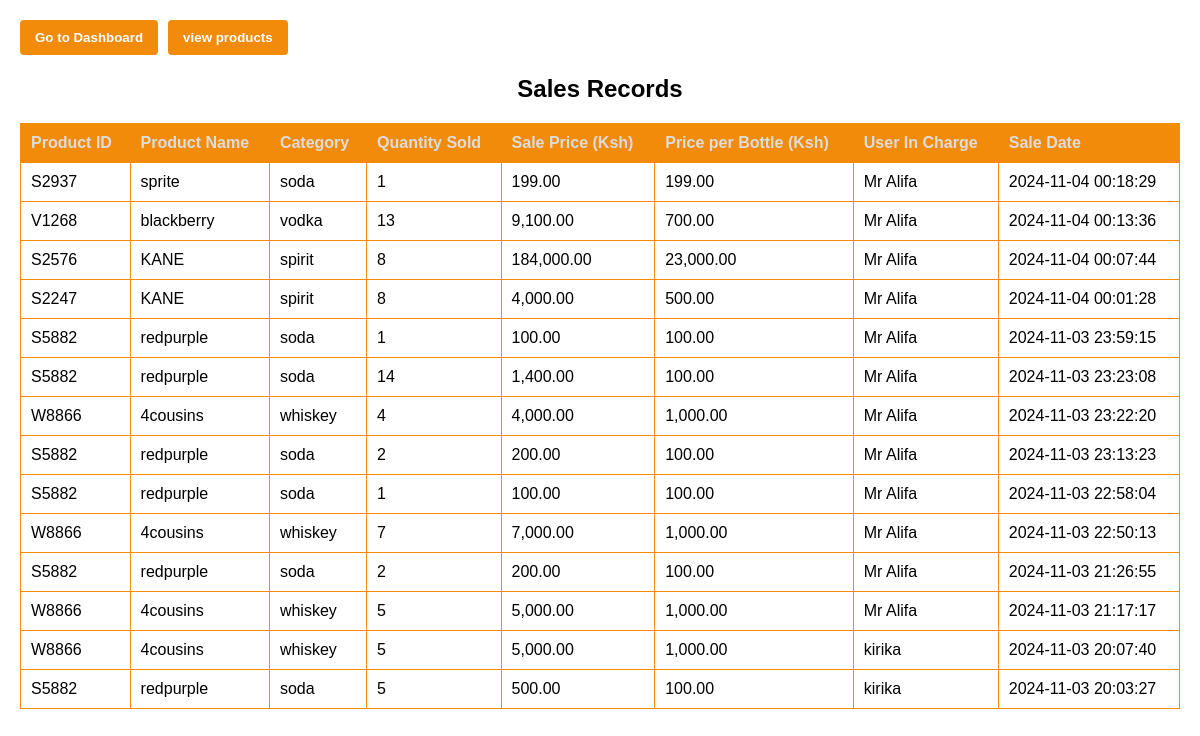
Screenshot of /PROJECTLIGHT/asale.php with the database file from the repository.
### tables this page shows
CREATE TABLE `sales` (
  `sale_id` int(11) NOT NULL,
  `product_id` varchar(50) NOT NULL,
  `quantity_sold` int(11) NOT NULL,
  `kshSold` decimal(10,2) NOT NULL,
  `userIncharge` varchar(50) NOT NULL,
  `category` varchar(50) NOT NULL,
  `product_name` varchar(100) NOT NULL,
  `sale_date` timestamp NOT NULL DEFAULT current_timestamp(),
  `price_per_bottle` decimal(10,2) NOT NULL
);

### PROJECTLIGHT/asale.php (the view, shortened to what this page needs)
<?php
$servername = "localhost";
$dbname = "PROJECTLIGHT";
$username = "root";
$password = "";
$conn = new mysqli($servername, $username, $password, $dbname);
$salesQuery = "SELECT product_id, product_name, category, quantity_sold, kshSold, price_per_bottle, userIncharge, sale_date
               FROM sales ORDER BY sale_date DESC";
$result = $conn->query($salesQuery);
?>
<!DOCTYPE html>
<html lang="en">
<head>
</head>
<body>
<div class="navigation-buttons">
    <button onclick="location.href='admin.php'">Go to Dashboard</button>
    <button onclick="location.href='ayour_form_page.php'">view products</button>
</div>
<h2>Sales Records</h2>
<table>
    <thead>
        <tr>
            <th>Product ID</th>
            <th>Product Name</th>
            <th>Category</th>
            <th>Quantity Sold</th>
            <th>Sale Price (Ksh)</th>
            <th>Price per Bottle (Ksh)</th>
            <th>User In Charge</th>
            <th>Sale Date</th>
        </tr>
    </thead>
    <tbody>
        <?php
        if ($result->num_rows > 0) {
            while ($row = $result->fetch_assoc()) {
                echo "<tr>
                        <td>" . $row['product_id'] . "</td>
                        <td>" . $row['product_name'] . "</td>
                        <td>" . $row['category'] . "</td>
                        <td>" . $row['quantity_sold'] . "</td>
                        <td>" . number_format($row['kshSold'], 2) . "</td>
                        <td>" . number_format($row['price_per_bottle'], 2) . "</td>
                        <td>" . $row['userIncharge'] . "</td>
                        <td>" . $row['sale_date'] . "</td>
                    </tr>";
            }
        } else {
            echo "<tr><td colspan='8'>No sales records found.</td></tr>";
        }
        ?>
    </tbody>
</table>
</body>
</html>

### PROJECTLIGHT/asale.php (style rules this page uses)
body { font-family: Arial, sans-serif; margin: 20px; }
h2 { text-align: center; }
.navigation-buttons { display: flex; gap: 10px; margin-bottom: 20px; }
.navigation-buttons button { background-color: #f28a0a; color: white; font-weight: bold; padding: 10px 15px; border: none; border-radius: 4px; cursor: pointer; transition: background-color 0.3s; }
table { width: 100%; border-collapse: collapse; margin-top: 20px; }
th, td { padding: 10px; border: 1px solid #f28a0a; text-align: left; }
th { color: #ddd; background-color: #f28a0a; }

### rows the page displays
sales: product "S2937", product_name "sprite", category "soda", quantity_sold "1", kshSold "199.00", price_per_bottle "199.00", userIncharge "Mr Alifa", sale_date "2024-11-04 00:18:29"
sales: product "V1268", product_name "blackberry", category "vodka", quantity_sold "13", kshSold "9,100.00", price_per_bottle "700.00", userIncharge "Mr Alifa", sale_date "2024-11-04 00:13:36"
sales: product "S2576", product_name "KANE", category "spirit", quantity_sold "8", kshSold "184,000.00", price_per_bottle "23,000.00", userIncharge "Mr Alifa", sale_date "2024-11-04 00:07:44"
sales: product "S2247", product_name "KANE", category "spirit", quantity_sold "8", kshSold "4,000.00", price_per_bottle "500.00", userIncharge "Mr Alifa", sale_date "2024-11-04 00:01:28"
sales: product "S5882", product_name "redpurple", category "soda", quantity_sold "1", kshSold "100.00", price_per_bottle "100.00", userIncharge "Mr Alifa", sale_date "2024-11-03 23:59:15"
sales: product "S5882", product_name "redpurple", category "soda", quantity_sold "14", kshSold "1,400.00", price_per_bottle "100.00", userIncharge "Mr Alifa", sale_date "2024-11-03 23:23:08"
sales: product "W8866", product_name "4cousins", category "whiskey", quantity_sold "4", kshSold "4,000.00", price_per_bottle "1,000.00", userIncharge "Mr Alifa", sale_date "2024-11-03 23:22:20"
sales: product "S5882", product_name "redpurple", category "soda", quantity_sold "2", kshSold "200.00", price_per_bottle "100.00", userIncharge "Mr Alifa", sale_date "2024-11-03 23:13:23"
sales: product "S5882", product_name "redpurple", category "soda", quantity_sold "1", kshSold "100.00", price_per_bottle "100.00", userIncharge "Mr Alifa", sale_date "2024-11-03 22:58:04"
sales: product "W8866", product_name "4cousins", category "whiskey", quantity_sold "7", kshSold "7,000.00", price_per_bottle "1,000.00", userIncharge "Mr Alifa", sale_date "2024-11-03 22:50:13"
sales: product "S5882", product_name "redpurple", category "soda", quantity_sold "2", kshSold "200.00", price_per_bottle "100.00", userIncharge "Mr Alifa", sale_date "2024-11-03 21:26:55"
sales: product "W8866", product_name "4cousins", category "whiskey", quantity_sold "5", kshSold "5,000.00", price_per_bottle "1,000.00", userIncharge "Mr Alifa", sale_date "2024-11-03 21:17:17"
sales: product "W8866", product_name "4cousins", category "whiskey", quantity_sold "5", kshSold "5,000.00", price_per_bottle "1,000.00", userIncharge "kirika", sale_date "2024-11-03 20:07:40"
sales: product "S5882", product_name "redpurple", category "soda", quantity_sold "5", kshSold "500.00", price_per_bottle "100.00", userIncharge "kirika", sale_date "2024-11-03 20:03:27"
